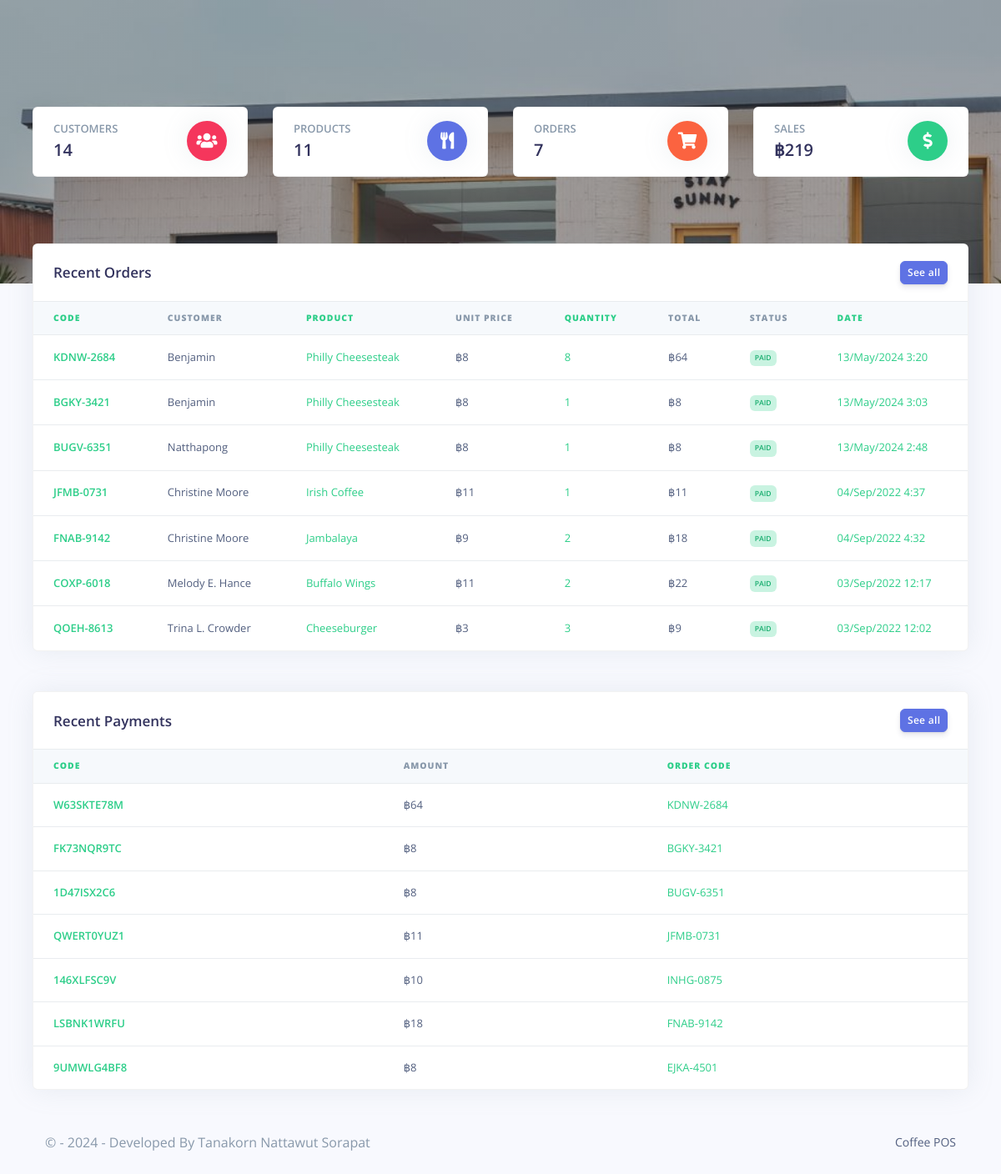
/Restro/admin/dashboard.php (signed in), run on an earlier commit of the app's database.
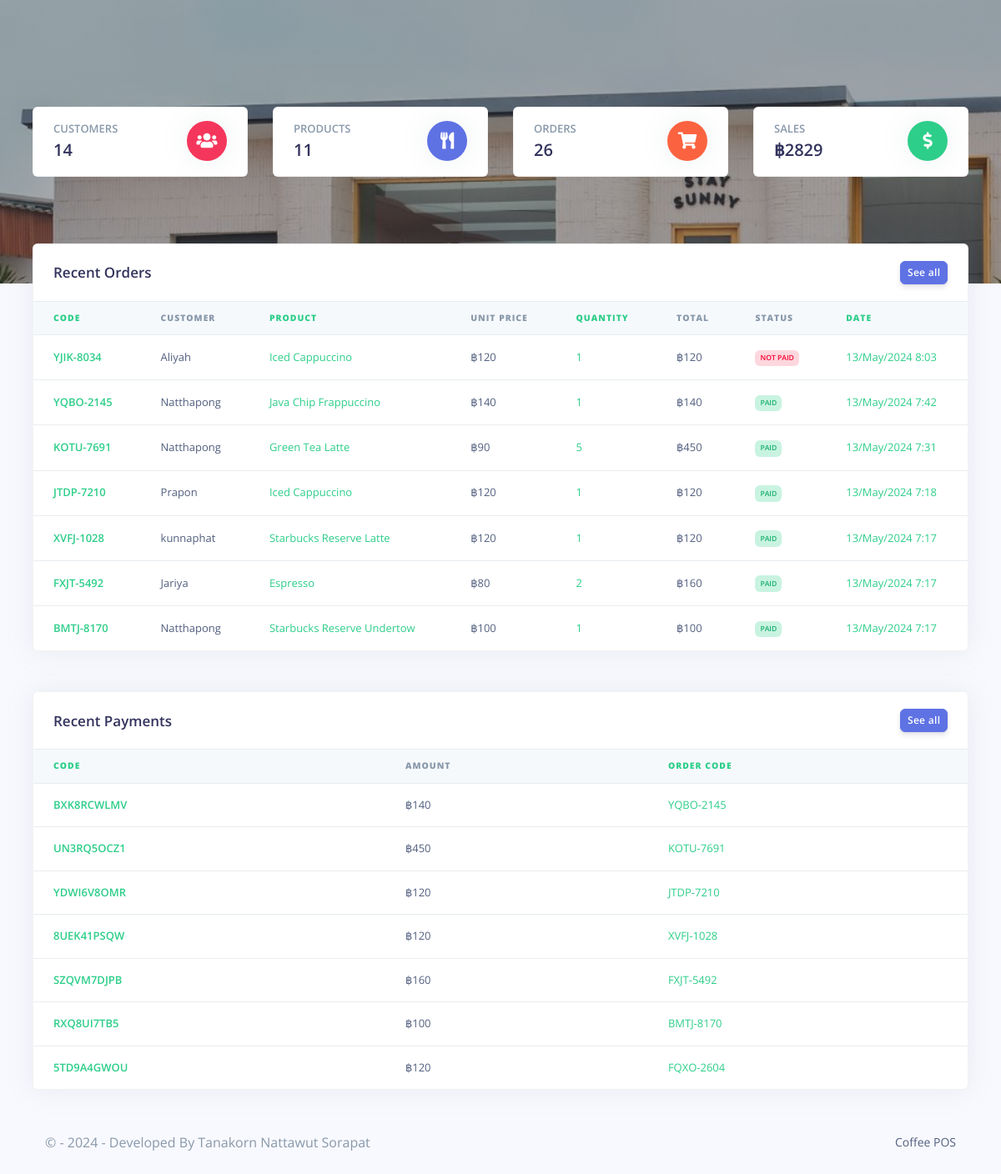
And on a later commit of the database.
### tables this page shows
CREATE TABLE `rpos_orders` (
  `order_id` varchar(200) NOT NULL,
  `order_code` varchar(200) NOT NULL,
  `customer_id` varchar(200) NOT NULL,
  `customer_name` varchar(200) NOT NULL,
  `prod_id` varchar(200) NOT NULL,
  `prod_name` varchar(200) NOT NULL,
  `prod_price` varchar(200) NOT NULL,
  `prod_qty` varchar(200) NOT NULL,
  `order_status` varchar(200) NOT NULL,
  `created_at` timestamp(6) NOT NULL DEFAULT current_timestamp(6) ON UPDATE current_timestamp(6)
);

CREATE TABLE `rpos_payments` (
  `pay_id` varchar(200) NOT NULL,
  `pay_code` varchar(200) NOT NULL,
  `order_code` varchar(200) NOT NULL,
  `customer_id` varchar(200) NOT NULL,
  `pay_amt` varchar(200) NOT NULL,
  `pay_method` varchar(200) NOT NULL,
  `created_at` timestamp(6) NOT NULL DEFAULT current_timestamp(6) ON UPDATE current_timestamp(6)
);

### Restro/admin/partials/_analytics.php (called while the page is built, shortened)
<?php
$query = "SELECT COUNT(*) FROM `rpos_orders` ";
$stmt = $mysqli->prepare($query);
$stmt->execute();
$stmt->bind_result($orders);
$query = "SELECT SUM(pay_amt) FROM `rpos_payments` ";
$stmt = $mysqli->prepare($query);
$stmt->execute();
$stmt->bind_result($sales);

### Restro/admin/dashboard.php (the view, shortened to what the changed rows need)
<?php
include('config/config.php');
require_once('partials/_head.php');
require_once('partials/_analytics.php');
?>
<body>
  <div class="main-content">
    <div style="background-image: url(assets/img/theme/restro01.jpg); background-size: cover;" class="header  pb-8 pt-5 pt-md-8">
      <div class="container-fluid">
        <div class="header-body">
          <div class="row">
            <div class="col-xl-3 col-lg-6">
              <div class="card card-stats mb-4 mb-xl-0">
                <div class="card-body">
                  <div class="row">
                    <div class="col">
                      <h5 class="card-title text-uppercase text-muted mb-0">Orders</h5>
                      <span class="h2 font-weight-bold mb-0"><?php echo $orders; ?></span>
                    </div>
                  </div>
                </div>
              </div>
            </div>
            <div class="col-xl-3 col-lg-6">
              <div class="card card-stats mb-4 mb-xl-0">
                <div class="card-body">
                  <div class="row">
                    <div class="col">
                      <h5 class="card-title text-uppercase text-muted mb-0">Sales</h5>
                      <span class="h2 font-weight-bold mb-0">฿<?php echo $sales; ?></span>
                    </div>
                  </div>
                </div>
              </div>
            </div>
          </div>
        </div>
      </div>
    </div>
    <div class="container-fluid mt--7">
      <div class="row mt-5">
        <div class="col-xl-12 mb-5 mb-xl-0">
          <div class="card shadow">
            <div class="table-responsive">
              <table class="table align-items-center table-flush">
                <thead class="thead-light">
                  <tr>
                    <th class="text-success" scope="col"><b>Code</b></th>
                    <th scope="col"><b>Customer</b></th>
                    <th class="text-success" scope="col"><b>Product</b></th>
                    <th scope="col"><b>Unit Price</b></th>
                    <th class="text-success" scope="col"><b>Quantity</b></th>
                    <th scope="col"><b>Total</b></th>
                    <th scop="col"><b>Status</b></th>
                    <th class="text-success" scope="col"><b>Date</b></th>
                  </tr>
                </thead>
                <tbody>
                  <?php
                  $ret = "SELECT * FROM  rpos_orders ORDER BY `rpos_orders`.`created_at` DESC LIMIT 7 ";
                  $stmt = $mysqli->prepare($ret);
                  $stmt->execute();
                  $res = $stmt->get_result();
                  while ($order = $res->fetch_object()) {
                    $total = ($order->prod_price * $order->prod_qty);
                  ?>
                    <tr>
                      <th class="text-success" scope="row"><?php echo $order->order_code; ?></th>
                      <td><?php echo $order->customer_name; ?></td>
                      <td class="text-success"><?php echo $order->prod_name; ?></td>
                      <td>฿<?php echo $order->prod_price; ?></td>
                      <td class="text-success"><?php echo $order->prod_qty; ?></td>
                      <td>฿<?php echo $total; ?></td>
                      <td><?php if ($order->order_status == '') {
                            echo "<span class='badge badge-danger'>Not Paid</span>";
                          } else {
                            echo "<span class='badge badge-success'>$order->order_status</span>";
                          } ?></td>
                      <td class="text-success"><?php echo date('d/M/Y g:i', strtotime($order->created_at)); ?></td>
                    </tr>
                  <?php } ?>
                </tbody>
              </table>
            </div>
          </div>
        </div>
      </div>
      <div class="row mt-5">
        <div class="col-xl-12">
          <div class="card shadow">
            <div class="table-responsive">
              <table class="table align-items-center table-flush">
                <thead class="thead-light">
                  <tr>
                    <th class="text-success" scope="col"><b>Code</b></th>
                    <th scope="col"><b>Amount</b></th>
                    <th class='text-success' scope="col"><b>Order Code</b></th>
                  </tr>
                </thead>
                <tbody>
                  <?php
                  $ret = "SELECT * FROM   rpos_payments   ORDER BY `rpos_payments`.`created_at` DESC LIMIT 7 ";
                  $stmt = $mysqli->prepare($ret);
                  $stmt->execute();
                  $res = $stmt->get_result();
                  while ($payment = $res->fetch_object()) {
                  ?>
                    <tr>
                      <th class="text-success" scope="row">
                        <?php echo $payment->pay_code; ?>
                      </th>
                      <td>
                        ฿<?php echo $payment->pay_amt; ?>
                      </td>
                      <td class='text-success'>
                        <?php echo $payment->order_code; ?>
                      </td>
                    </tr>
                  <?php } ?>
                </tbody>
              </table>
            </div>
          </div>
        </div>
      </div>
    </div>
  </div>
</body>
</html>

What changed in the data, as far as the page shows it:
no longer on this page (row unchanged): rpos_orders: order_code "KDNW-2684", customer_name "Benjamin", prod_name "Philly Cheesesteak", prod_price "8", prod_qty "8", total "64", order_status "PAID", created_at "13/May/2024 3:20"
no longer on this page (row unchanged): rpos_orders: order_code "BGKY-3421", customer_name "Benjamin", prod_name "Philly Cheesesteak", prod_price "8", prod_qty "1", order_status "PAID", created_at "13/May/2024 3:03"
no longer on this page (row unchanged): rpos_orders: order_code "BUGV-6351", customer_name "Natthapong", prod_name "Philly Cheesesteak", prod_price "8", prod_qty "1", order_status "PAID", created_at "13/May/2024 2:48"
no longer on this page (row unchanged): rpos_orders: order_code "JFMB-0731", customer_name "Christine Moore", prod_name "Irish Coffee", prod_price "11", prod_qty "1", order_status "PAID", created_at "04/Sep/2022 4:37"
no longer on this page (row unchanged): rpos_orders: order_code "FNAB-9142", customer_name "Christine Moore", prod_name "Jambalaya", prod_price "9", prod_qty "2", total "18", order_status "PAID", created_at "04/Sep/2022 4:32"
no longer on this page (row unchanged): rpos_orders: order_code "COXP-6018", customer_name "Melody E. Hance", prod_name "Buffalo Wings", prod_price "11", prod_qty "2", total "22", order_status "PAID", created_at "03/Sep/2022 12:17"
no longer on this page (row unchanged): rpos_orders: order_code "QOEH-8613", customer_name "Trina L. Crowder", prod_name "Cheeseburger", prod_price "3", prod_qty "3", total "9", order_status "PAID", created_at "03/Sep/2022 12:02"
no longer on this page (row unchanged): rpos_payments: pay_code "W63SKTE78M", pay_amt "64", order_code "KDNW-2684"
no longer on this page (row unchanged): rpos_payments: pay_code "FK73NQR9TC", pay_amt "8", order_code "BGKY-3421"
no longer on this page (row unchanged): rpos_payments: pay_code "1D47ISX2C6", pay_amt "8", order_code "BUGV-6351"
no longer on this page (row unchanged): rpos_payments: pay_code "QWERT0YUZ1", pay_amt "11", order_code "JFMB-0731"
no longer on this page (row unchanged): rpos_payments: pay_code "146XLFSC9V", pay_amt "10", order_code "INHG-0875"
no longer on this page (row unchanged): rpos_payments: pay_code "LSBNK1WRFU", pay_amt "18", order_code "FNAB-9142"
no longer on this page (row unchanged): rpos_payments: pay_code "9UMWLG4BF8", pay_amt "8", order_code "EJKA-4501"
added rpos_orders: order_code "YJIK-8034", customer_name "Aliyah", prod_name "Iced Cappuccino", prod_price "120", prod_qty "1", order_status "NOT PAID", created_at "13/May/2024 8:03"
added rpos_orders: order_code "YQBO-2145", customer_name "Natthapong", prod_name "Java Chip Frappuccino", prod_price "140", prod_qty "1", order_status "PAID", created_at "13/May/2024 7:42"
added rpos_orders: order_code "KOTU-7691", customer_name "Natthapong", prod_name "Green Tea Latte", prod_price "90", prod_qty "5", total "450", order_status "PAID", created_at "13/May/2024 7:31"
added rpos_orders: order_code "JTDP-7210", customer_name "Prapon", prod_name "Iced Cappuccino", prod_price "120", prod_qty "1", order_status "PAID", created_at "13/May/2024 7:18"
added rpos_orders: order_code "XVFJ-1028", customer_name "kunnaphat", prod_name "Starbucks Reserve Latte", prod_price "120", prod_qty "1", order_status "PAID", created_at "13/May/2024 7:17"
added rpos_orders: order_code "FXJT-5492", customer_name "Jariya", prod_name "Espresso", prod_price "80", prod_qty "2", total "160", order_status "PAID", created_at "13/May/2024 7:17"
added rpos_orders: order_code "BMTJ-8170", customer_name "Natthapong", prod_name "Starbucks Reserve Undertow", prod_price "100", prod_qty "1", order_status "PAID", created_at "13/May/2024 7:17"
added rpos_payments: pay_code "BXK8RCWLMV", pay_amt "140", order_code "YQBO-2145"
added rpos_payments: pay_code "UN3RQ5OCZ1", pay_amt "450", order_code "KOTU-7691"
added rpos_payments: pay_code "YDWI6V8OMR", pay_amt "120", order_code "JTDP-7210"
added rpos_payments: pay_code "8UEK41PSQW", pay_amt "120", order_code "XVFJ-1028"
added rpos_payments: pay_code "SZQVM7DJPB", pay_amt "160", order_code "FXJT-5492"
added rpos_payments: pay_code "RXQ8UI7TB5", pay_amt "100", order_code "BMTJ-8170"
added rpos_payments: pay_code "5TD9A4GWOU", pay_amt "120", order_code "FQXO-2604"
Also different on the page:
$orders: "7" → "26"
$sales: "219" → "2829"
